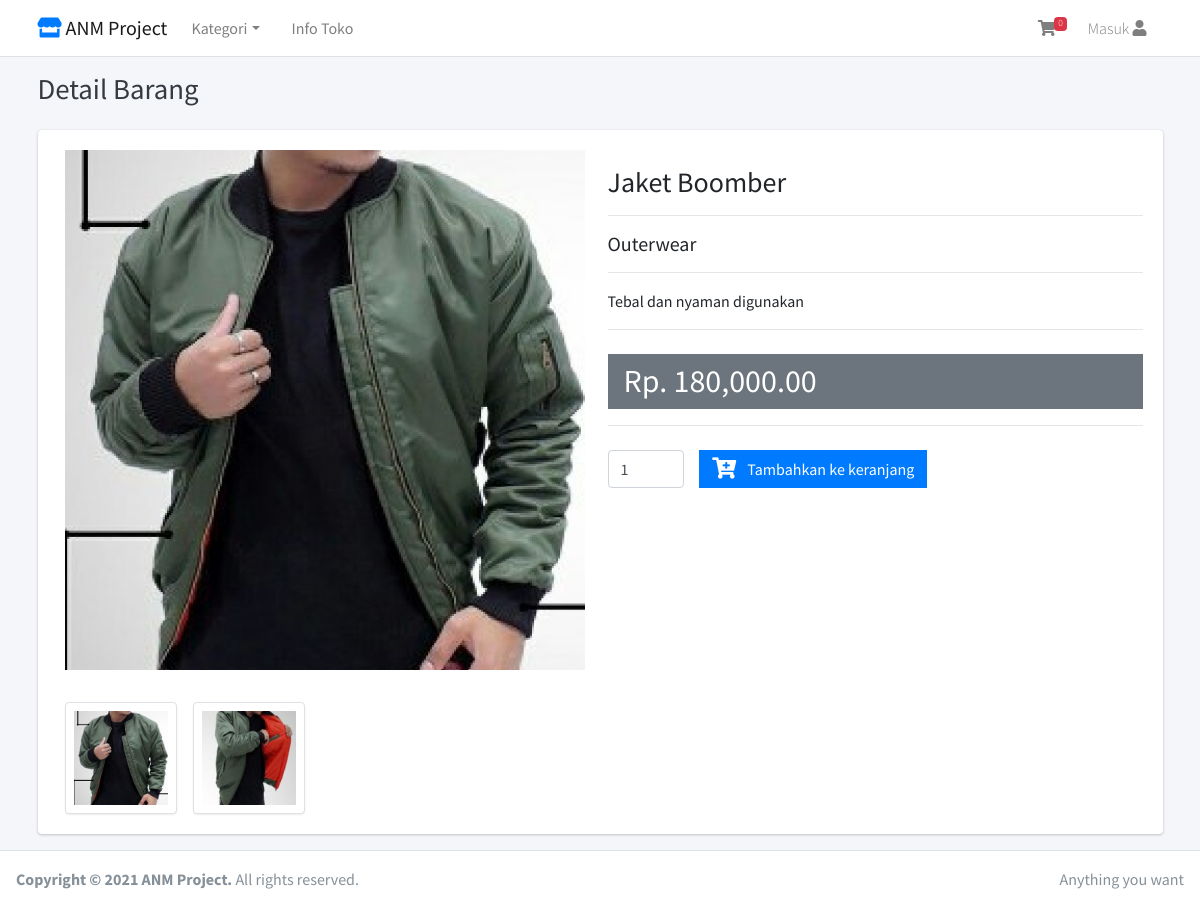
/home/detail_barang/10, run on the app's committed database.
### tables this page shows
CREATE TABLE IF NOT EXISTS `tbl_barang` (
  `id_barang` int(11) NOT NULL AUTO_INCREMENT,
  `nama_barang` varchar(255) DEFAULT NULL,
  `id_kategori` int(11) DEFAULT NULL,
  `harga` int(11) DEFAULT NULL,
  `deskripsi` mediumtext,
  `gambar` text,
  `berat` int(11) NOT NULL,
  PRIMARY KEY (`id_barang`) USING BTREE
);

CREATE TABLE IF NOT EXISTS `tbl_gambar` (
  `id_gambar` int(11) NOT NULL AUTO_INCREMENT,
  `id_barang` int(11) NOT NULL,
  `ket` varchar(255) DEFAULT NULL,
  `gambar` text,
  PRIMARY KEY (`id_gambar`) USING BTREE
);

CREATE TABLE IF NOT EXISTS `tbl_kategori` (
  `id_kategori` int(11) NOT NULL AUTO_INCREMENT,
  `nama_kategori` varchar(50) DEFAULT NULL,
  PRIMARY KEY (`id_kategori`) USING BTREE
);

### application/views/layout/v_wrapper_frontend.php (called while the page is built)
<?php
require_once('v_head.php');
require_once('v_header_frontend.php');
require_once('v_nav_frontend.php');
require_once('v_content.php');
require_once('v_footer_frontend.php');

### application/controllers/Home.php (called while the page is built, shortened)
<?php
class Home extends CI_Controller
{
	public function __construct()
	{
		$this->load->model('m_home');
	}
	public function detail_barang($id_barang)
	{
		$data = array(
			'title' => 'Detail Barang',
			'gambar' => $this->m_home->gambar_barang($id_barang),
			'barang' => $this->m_home->detail_barang($id_barang),
			'isi' => 'v_detail_barang',
		);
		$this->load->view('layout/v_wrapper_frontend', $data, FALSE);
	}
}

### index.php (called while the page is built, shortened)
<?php
require_once BASEPATH.'core/CodeIgniter.php';

### application/views/layout/v_content.php (called while the page is built)
<?php
if ($isi) {
	$this->load->view($isi);
}

### application/models/M_home.php (called while the page is built, shortened)
<?php
class M_home extends CI_Model
{
	public function get_all_data_kategori()
	{
		$this->db->select('*');
		$this->db->from('tbl_kategori');
		$this->db->order_by('id_kategori', 'desc');
		return $this->db->get()->result();
	}
	public function detail_barang($id_barang)
	{
		$this->db->select('*');
		$this->db->from('tbl_barang');
		$this->db->join('tbl_kategori', 'tbl_kategori.id_kategori = tbl_barang.id_kategori', 'left');
		$this->db->where('id_barang', $id_barang);
		return $this->db->get()->row();
	}
	public function gambar_barang($id_barang)
	{
		$this->db->select('*');
		$this->db->from('tbl_gambar');
		$this->db->where('id_barang', $id_barang);
		return $this->db->get()->result();
	}
}

### application/views/layout/v_nav_frontend.php (the view, shortened to what this page needs)
<nav class="main-header navbar navbar-expand-md navbar-light navbar-white">
	<div class="container">
		<a href="<?= base_url() ?>" class="navbar-brand">
			<i class="fas fa-store text-primary"></i>
			<span class="brand-text font-weight-light"><b> ANM Project</b></span>
		</a>
		<div class="collapse navbar-collapse order-3" id="navbarCollapse">
			<ul class="navbar-nav">
				<li class="nav-item dropdown">
					<a id="dropdownSubMenu1" href="#" data-toggle="dropdown" aria-haspopup="true" aria-expanded="false" class="nav-link dropdown-toggle">Kategori</a>
				</li>
				<li class="nav-item">
					<a href="<?= base_url('home/infotoko') ?>" class="nav-link">Info Toko</a>
				</li>
			</ul>
		</div>
		<ul class="order-1 order-md-3 navbar-nav navbar-no-expand ml-auto">
			<?php
			$jml_item = 0;
			?>
			<li class="nav-item dropdown">
				<a class="nav-link" data-toggle="dropdown" href="#">
					<i class="fas fa-shopping-cart"></i>
					<span class="badge badge-danger navbar-badge"><?= $jml_item ?></span>
				</a>
			</li>
				<li class="nav-item">
				<?php if ($this->session->userdata('email') == "") { ?>
					<a class="nav-link" href="<?= base_url('pelanggan/login') ?>">
						<span class="brand-text font-weight-light">Masuk</span>
						<i class="fas fa-user"></i>
					</a>
				<?php } ?>
			</li>
		</ul>
	</div>
</nav>
<div class="content-wrapper">
	<div class="content-header">
		<div class="container">
			<div class="row mb-2">
				<div class="col-sm-6">
					<h1 class="m-0 text-dark"> <?= $title ?></h1>
				</div>
				<div class="col-sm-6">
				</div>
			</div>
		</div>
	</div>
	<div class="content">
		<div class="container">

### application/views/v_detail_barang.php (shortened to what this page needs)
<div class="card card-solid">
	<div class="card-body">
		<div class="row">
			<div class="col-12 col-sm-6">
				<div class="col-12">
					<img src="<?= base_url('assets/gambar/' . $barang->gambar) ?>" class="product-image" alt="Product Image">
				</div>
				<div class="col-12 product-image-thumbs">
					<div class="product-image-thumb active"><img src="<?= base_url('assets/gambar/' . $barang->gambar) ?>" alt="Product Image"></div>
					<?php foreach ($gambar as $key => $value) { ?>
						<div class="product-image-thumb"><img src="<?= base_url('assets/gambarbarang/' . $value->gambar) ?>" alt="Product Image"></div>
					<?php } ?>
				</div>
			</div>
			<div class="col-12 col-sm-6">
				<h3 class="my-3"><?= $barang->nama_barang ?></h3>
				<hr>
				<h5><?= $barang->nama_kategori ?></h5>
				<hr>
				<p><?= $barang->deskripsi ?></p>
				<hr>
				<div class="bg-gray py-2 px-3 mt-4">
					<h2 class="mb-0">
						Rp. <?= number_format($barang->harga, 0) ?>.00
					</h2>
				</div>
				<hr>
				<?php
				echo form_open('belanja/add');
				?>
				<div class="mt-4">
					<div class="row">
						<div class="col-sm-2">
							<input type="number" name="qty" class="form-control" value="1" min="1">
						</div>
						<div class=" col-sm-8">
							<button type="submit" class="btn btn-primary btn-flat swalDefaultSuccess">
								<i class="fas fa-cart-plus fa-lg mr-2"></i>
								Tambahkan ke keranjang
							</button>
						</div>
					</div>
				</div>
				<?php echo form_close(); ?>
			</div>
		</div>
	</div>
</div>

### data on the page
tbl_barang: gambar (picture), nama_barang "Jaket Boomber", id_kategori.nama_kategori "Outerwear", deskripsi "Tebal dan nyaman digunakan", harga "180,000"
tbl_gambar: gambar (picture)

### other printed values
$jml_item "0"
$title "Detail Barang"
